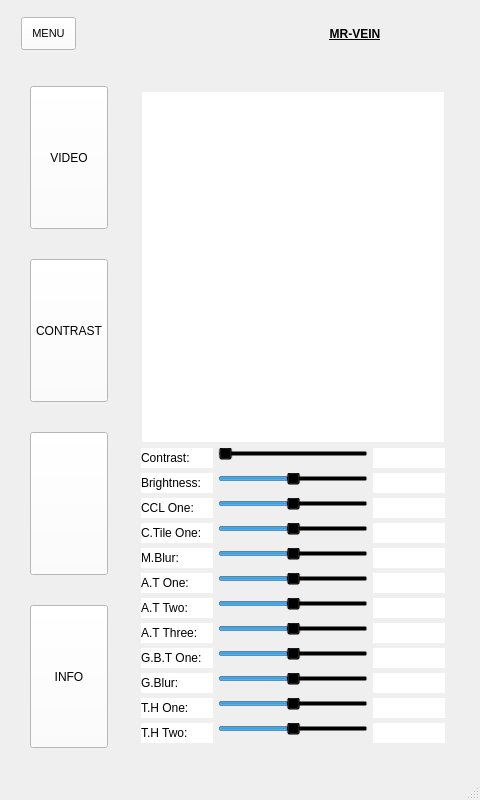
<?xml version="1.0" encoding="UTF-8"?>
<ui version="4.0">
 <class>MainWindow</class>
 <widget class="QMainWindow" name="MainWindow">
  <property name="geometry">
   <rect>
    <x>0</x>
    <y>0</y>
    <width>480</width>
    <height>800</height>
   </rect>
  </property>
  <property name="sizePolicy">
   <sizepolicy hsizetype="Fixed" vsizetype="Preferred">
    <horstretch>0</horstretch>
    <verstretch>0</verstretch>
   </sizepolicy>
  </property>
  <property name="maximumSize">
   <size>
    <width>480</width>
    <height>800</height>
   </size>
  </property>
  <property name="windowTitle">
   <string>PROTOTYPE</string>
  </property>
  <property name="windowIcon">
   <iconset resource="icons.qrc">
    <normaloff>:/icons/icons/more-horizontal.svg</normaloff>:/icons/icons/more-horizontal.svg</iconset>
  </property>
  <widget class="QWidget" name="centralwidget">
   <property name="styleSheet">
    <string notr="true">*{
   background-color:transparent;
}

#centralwidget{
   background-color:transparent;
}

QPushButton{
   padding: 10px;
   background-color:white;
}

QToolButton{
   padding:10px;
   background-color:white;
}

QPushButton:hover {
background-color:rgb(215,214,213);
}

QToolButton:hover {
background-color:rgb(215,214,213);
}

</string>
   </property>
   <layout class="QVBoxLayout" name="verticalLayout">
    <item>
     <widget class="QFrame" name="header">
      <property name="minimumSize">
       <size>
        <width>0</width>
        <height>50</height>
       </size>
      </property>
      <property name="maximumSize">
       <size>
        <width>16777215</width>
        <height>50</height>
       </size>
      </property>
      <property name="frameShape">
       <enum>QFrame::StyledPanel</enum>
      </property>
      <property name="frameShadow">
       <enum>QFrame::Raised</enum>
      </property>
      <layout class="QHBoxLayout" name="horizontalLayout_2">
       <property name="spacing">
        <number>0</number>
       </property>
       <property name="leftMargin">
        <number>0</number>
       </property>
       <property name="topMargin">
        <number>0</number>
       </property>
       <property name="rightMargin">
        <number>0</number>
       </property>
       <property name="bottomMargin">
        <number>0</number>
       </property>
       <item alignment="Qt::AlignLeft">
        <widget class="QFrame" name="button_frame">
         <property name="font">
          <font>
           <pointsize>8</pointsize>
          </font>
         </property>
         <property name="frameShape">
          <enum>QFrame::StyledPanel</enum>
         </property>
         <property name="frameShadow">
          <enum>QFrame::Raised</enum>
         </property>
         <layout class="QHBoxLayout" name="horizontalLayout_3">
          <property name="spacing">
           <number>50</number>
          </property>
          <property name="leftMargin">
           <number>10</number>
          </property>
          <property name="topMargin">
           <number>5</number>
          </property>
          <property name="rightMargin">
           <number>10</number>
          </property>
          <property name="bottomMargin">
           <number>5</number>
          </property>
          <item>
           <widget class="QPushButton" name="menu_button">
            <property name="sizePolicy">
             <sizepolicy hsizetype="Preferred" vsizetype="Preferred">
              <horstretch>0</horstretch>
              <verstretch>0</verstretch>
             </sizepolicy>
            </property>
            <property name="minimumSize">
             <size>
              <width>0</width>
              <height>33</height>
             </size>
            </property>
            <property name="maximumSize">
             <size>
              <width>16777215</width>
              <height>33</height>
             </size>
            </property>
            <property name="font">
             <font>
              <pointsize>8</pointsize>
             </font>
            </property>
            <property name="text">
             <string>MENU</string>
            </property>
            <property name="icon">
             <iconset resource="icons.qrc">
              <normaloff>:/icons/icons/menu.svg</normaloff>:/icons/icons/menu.svg</iconset>
            </property>
           </widget>
          </item>
         </layout>
        </widget>
       </item>
       <item>
        <widget class="QFrame" name="logo_frame">
         <property name="frameShape">
          <enum>QFrame::StyledPanel</enum>
         </property>
         <property name="frameShadow">
          <enum>QFrame::Raised</enum>
         </property>
         <layout class="QHBoxLayout" name="horizontalLayout_4">
          <property name="spacing">
           <number>0</number>
          </property>
          <property name="leftMargin">
           <number>0</number>
          </property>
          <property name="topMargin">
           <number>0</number>
          </property>
          <property name="rightMargin">
           <number>0</number>
          </property>
          <property name="bottomMargin">
           <number>0</number>
          </property>
          <item>
           <widget class="QLabel" name="product_name">
            <property name="font">
             <font>
              <pointsize>9</pointsize>
              <weight>75</weight>
              <bold>true</bold>
              <underline>true</underline>
             </font>
            </property>
            <property name="text">
             <string>MR-VEIN</string>
            </property>
            <property name="alignment">
             <set>Qt::AlignCenter</set>
            </property>
           </widget>
          </item>
         </layout>
        </widget>
       </item>
      </layout>
     </widget>
    </item>
    <item>
     <widget class="QFrame" name="body">
      <property name="sizePolicy">
       <sizepolicy hsizetype="Preferred" vsizetype="Expanding">
        <horstretch>0</horstretch>
        <verstretch>0</verstretch>
       </sizepolicy>
      </property>
      <property name="frameShape">
       <enum>QFrame::StyledPanel</enum>
      </property>
      <property name="frameShadow">
       <enum>QFrame::Raised</enum>
      </property>
      <layout class="QHBoxLayout" name="horizontalLayout">
       <item>
        <widget class="QFrame" name="side_menu">
         <layout class="QVBoxLayout" name="verticalLayout_2">
          <property name="spacing">
           <number>0</number>
          </property>
          <property name="leftMargin">
           <number>0</number>
          </property>
          <property name="topMargin">
           <number>0</number>
          </property>
          <property name="rightMargin">
           <number>0</number>
          </property>
          <property name="bottomMargin">
           <number>0</number>
          </property>
          <item>
           <widget class="QFrame" name="menu_container">
            <property name="sizePolicy">
             <sizepolicy hsizetype="Preferred" vsizetype="Expanding">
              <horstretch>0</horstretch>
              <verstretch>0</verstretch>
             </sizepolicy>
            </property>
            <property name="minimumSize">
             <size>
              <width>100</width>
              <height>0</height>
             </size>
            </property>
            <property name="maximumSize">
             <size>
              <width>100</width>
              <height>16777215</height>
             </size>
            </property>
            <property name="frameShape">
             <enum>QFrame::StyledPanel</enum>
            </property>
            <property name="frameShadow">
             <enum>QFrame::Raised</enum>
            </property>
            <layout class="QVBoxLayout" name="verticalLayout_3">
             <property name="spacing">
              <number>30</number>
             </property>
             <property name="leftMargin">
              <number>10</number>
             </property>
             <property name="topMargin">
              <number>10</number>
             </property>
             <property name="rightMargin">
              <number>10</number>
             </property>
             <property name="bottomMargin">
              <number>10</number>
             </property>
             <item>
              <widget class="QToolButton" name="video_button">
               <property name="sizePolicy">
                <sizepolicy hsizetype="Preferred" vsizetype="Preferred">
                 <horstretch>0</horstretch>
                 <verstretch>0</verstretch>
                </sizepolicy>
               </property>
               <property name="text">
                <string>VIDEO</string>
               </property>
               <property name="icon">
                <iconset resource="icons.qrc">
                 <normaloff>:/icons/icons/video.svg</normaloff>:/icons/icons/video.svg</iconset>
               </property>
              </widget>
             </item>
             <item>
              <widget class="QToolButton" name="setting_button">
               <property name="sizePolicy">
                <sizepolicy hsizetype="Preferred" vsizetype="Preferred">
                 <horstretch>0</horstretch>
                 <verstretch>0</verstretch>
                </sizepolicy>
               </property>
               <property name="text">
                <string>CONTRAST</string>
               </property>
               <property name="icon">
                <iconset resource="icons.qrc">
                 <normaloff>:/icons/icons/settings.svg</normaloff>:/icons/icons/settings.svg</iconset>
               </property>
              </widget>
             </item>
             <item>
              <widget class="QToolButton" name="image_button">
               <property name="sizePolicy">
                <sizepolicy hsizetype="Preferred" vsizetype="Preferred">
                 <horstretch>0</horstretch>
                 <verstretch>0</verstretch>
                </sizepolicy>
               </property>
               <property name="text">
                <string/>
               </property>
               <property name="icon">
                <iconset resource="icons.qrc">
                 <normaloff>:/icons/icons/image.svg</normaloff>:/icons/icons/image.svg</iconset>
               </property>
              </widget>
             </item>
             <item>
              <widget class="QToolButton" name="info_button">
               <property name="sizePolicy">
                <sizepolicy hsizetype="Preferred" vsizetype="Preferred">
                 <horstretch>0</horstretch>
                 <verstretch>0</verstretch>
                </sizepolicy>
               </property>
               <property name="text">
                <string>INFO</string>
               </property>
               <property name="icon">
                <iconset resource="icons.qrc">
                 <normaloff>:/icons/icons/info.svg</normaloff>:/icons/icons/info.svg</iconset>
               </property>
              </widget>
             </item>
            </layout>
           </widget>
          </item>
         </layout>
        </widget>
       </item>
       <item>
        <widget class="QFrame" name="video_frame">
         <property name="sizePolicy">
          <sizepolicy hsizetype="Expanding" vsizetype="Preferred">
           <horstretch>0</horstretch>
           <verstretch>0</verstretch>
          </sizepolicy>
         </property>
         <property name="frameShape">
          <enum>QFrame::StyledPanel</enum>
         </property>
         <property name="frameShadow">
          <enum>QFrame::Raised</enum>
         </property>
         <layout class="QHBoxLayout" name="horizontalLayout_5">
          <property name="spacing">
           <number>0</number>
          </property>
          <property name="leftMargin">
           <number>0</number>
          </property>
          <property name="topMargin">
           <number>0</number>
          </property>
          <property name="rightMargin">
           <number>0</number>
          </property>
          <property name="bottomMargin">
           <number>0</number>
          </property>
          <item>
           <widget class="QStackedWidget" name="stackedWidget">
            <property name="sizePolicy">
             <sizepolicy hsizetype="Expanding" vsizetype="Expanding">
              <horstretch>0</horstretch>
              <verstretch>0</verstretch>
             </sizepolicy>
            </property>
            <property name="styleSheet">
             <string notr="true"/>
            </property>
            <property name="currentIndex">
             <number>1</number>
            </property>
            <widget class="QWidget" name="video_page">
             <property name="sizePolicy">
              <sizepolicy hsizetype="Expanding" vsizetype="Preferred">
               <horstretch>0</horstretch>
               <verstretch>0</verstretch>
              </sizepolicy>
             </property>
             <property name="styleSheet">
              <string notr="true">background-color: transparent;</string>
             </property>
             <layout class="QHBoxLayout" name="horizontalLayout_6">
              <item>
               <widget class="QFrame" name="feed_frame">
                <property name="frameShape">
                 <enum>QFrame::StyledPanel</enum>
                </property>
                <property name="frameShadow">
                 <enum>QFrame::Raised</enum>
                </property>
                <layout class="QVBoxLayout" name="verticalLayout_4">
                 <property name="spacing">
                  <number>10</number>
                 </property>
                 <property name="leftMargin">
                  <number>0</number>
                 </property>
                 <property name="topMargin">
                  <number>0</number>
                 </property>
                 <property name="rightMargin">
                  <number>0</number>
                 </property>
                 <property name="bottomMargin">
                  <number>0</number>
                 </property>
                 <item>
                  <widget class="QLabel" name="video_label">
                   <property name="styleSheet">
                    <string notr="true">background-color: white;</string>
                   </property>
                   <property name="text">
                    <string/>
                   </property>
                  </widget>
                 </item>
                 <item>
                  <widget class="QPushButton" name="camera_button">
                   <property name="styleSheet">
                    <string notr="true">
QPushButton#camera_button{
   padding: 10px;
   background-color:white;
}

QPushButton:hover#camera_button {
background-color:rgb(215,214,213);
}</string>
                   </property>
                   <property name="text">
                    <string/>
                   </property>
                   <property name="icon">
                    <iconset resource="icons.qrc">
                     <normaloff>:/icons/icons/camera.svg</normaloff>:/icons/icons/camera.svg</iconset>
                   </property>
                  </widget>
                 </item>
                </layout>
               </widget>
              </item>
             </layout>
            </widget>
            <widget class="QWidget" name="setting_page">
             <property name="styleSheet">
              <string notr="true">background-color: transparent;</string>
             </property>
             <layout class="QHBoxLayout" name="horizontalLayout_9">
              <item>
               <widget class="QFrame" name="frame">
                <property name="sizePolicy">
                 <sizepolicy hsizetype="Expanding" vsizetype="Preferred">
                  <horstretch>0</horstretch>
                  <verstretch>0</verstretch>
                 </sizepolicy>
                </property>
                <property name="frameShape">
                 <enum>QFrame::StyledPanel</enum>
                </property>
                <property name="frameShadow">
                 <enum>QFrame::Raised</enum>
                </property>
                <layout class="QGridLayout" name="gridLayout">
                 <property name="leftMargin">
                  <number>5</number>
                 </property>
                 <property name="topMargin">
                  <number>5</number>
                 </property>
                 <property name="rightMargin">
                  <number>5</number>
                 </property>
                 <property name="bottomMargin">
                  <number>5</number>
                 </property>
                 <property name="spacing">
                  <number>5</number>
                 </property>
                 <item row="11" column="3">
                  <widget class="QLabel" name="GBT_one_display">
                   <property name="styleSheet">
                    <string notr="true">background-color: rgb(255, 255, 255);</string>
                   </property>
                   <property name="text">
                    <string/>
                   </property>
                  </widget>
                 </item>
                 <item row="12" column="0">
                  <widget class="QLabel" name="GBlur_para">
                   <property name="styleSheet">
                    <string notr="true">background-color: rgb(255, 255, 255);</string>
                   </property>
                   <property name="text">
                    <string>G.Blur:</string>
                   </property>
                  </widget>
                 </item>
                 <item row="3" column="1" colspan="2">
                  <widget class="QSlider" name="CCL_slider">
                   <property name="minimum">
                    <number>-100</number>
                   </property>
                   <property name="maximum">
                    <number>100</number>
                   </property>
                   <property name="pageStep">
                    <number>1</number>
                   </property>
                   <property name="value">
                    <number>1</number>
                   </property>
                   <property name="orientation">
                    <enum>Qt::Horizontal</enum>
                   </property>
                   <property name="tickPosition">
                    <enum>QSlider::TicksBelow</enum>
                   </property>
                   <property name="tickInterval">
                    <number>5</number>
                   </property>
                  </widget>
                 </item>
                 <item row="12" column="3">
                  <widget class="QLabel" name="G_blur_display">
                   <property name="styleSheet">
                    <string notr="true">background-color: rgb(255, 255, 255);</string>
                   </property>
                   <property name="text">
                    <string/>
                   </property>
                  </widget>
                 </item>
                 <item row="8" column="3">
                  <widget class="QLabel" name="AT_three_display">
                   <property name="styleSheet">
                    <string notr="true">background-color: rgb(255, 255, 255);</string>
                   </property>
                   <property name="text">
                    <string/>
                   </property>
                  </widget>
                 </item>
                 <item row="0" column="0" colspan="4">
                  <widget class="QFrame" name="video_settings_frame">
                   <property name="frameShape">
                    <enum>QFrame::StyledPanel</enum>
                   </property>
                   <property name="frameShadow">
                    <enum>QFrame::Raised</enum>
                   </property>
                   <layout class="QHBoxLayout" name="horizontalLayout_10">
                    <property name="spacing">
                     <number>0</number>
                    </property>
                    <property name="leftMargin">
                     <number>0</number>
                    </property>
                    <property name="topMargin">
                     <number>0</number>
                    </property>
                    <property name="rightMargin">
                     <number>0</number>
                    </property>
                    <property name="bottomMargin">
                     <number>0</number>
                    </property>
                    <item>
                     <widget class="QLabel" name="vid_setting_label">
                      <property name="styleSheet">
                       <string notr="true">background-color: rgb(255, 255, 255);</string>
                      </property>
                      <property name="text">
                       <string/>
                      </property>
                     </widget>
                    </item>
                   </layout>
                  </widget>
                 </item>
                 <item row="8" column="0">
                  <widget class="QLabel" name="AT_three_para">
                   <property name="styleSheet">
                    <string notr="true">background-color: rgb(255, 255, 255);</string>
                   </property>
                   <property name="text">
                    <string>A.T Three:</string>
                   </property>
                  </widget>
                 </item>
                 <item row="1" column="0">
                  <widget class="QLabel" name="contrast_para">
                   <property name="styleSheet">
                    <string notr="true">background-color: rgb(255, 255, 255);</string>
                   </property>
                   <property name="text">
                    <string>Contrast:</string>
                   </property>
                  </widget>
                 </item>
                 <item row="1" column="3">
                  <widget class="QLabel" name="contrast_display">
                   <property name="styleSheet">
                    <string notr="true">background-color: white;</string>
                   </property>
                   <property name="text">
                    <string/>
                   </property>
                  </widget>
                 </item>
                 <item row="2" column="3">
                  <widget class="QLabel" name="brightness_display">
                   <property name="styleSheet">
                    <string notr="true">background-color: white;</string>
                   </property>
                   <property name="text">
                    <string/>
                   </property>
                  </widget>
                 </item>
                 <item row="3" column="0">
                  <widget class="QLabel" name="CCLone_para">
                   <property name="styleSheet">
                    <string notr="true">background-color: white;</string>
                   </property>
                   <property name="text">
                    <string>CCL One:</string>
                   </property>
                  </widget>
                 </item>
                 <item row="3" column="3">
                  <widget class="QLabel" name="CCL_display">
                   <property name="styleSheet">
                    <string notr="true">background-color: white;</string>
                   </property>
                   <property name="text">
                    <string/>
                   </property>
                  </widget>
                 </item>
                 <item row="4" column="0">
                  <widget class="QLabel" name="CTile_para">
                   <property name="styleSheet">
                    <string notr="true">background-color: white;</string>
                   </property>
                   <property name="text">
                    <string>C.Tile One:</string>
                   </property>
                  </widget>
                 </item>
                 <item row="1" column="1" colspan="2">
                  <widget class="QSlider" name="contrast_slider">
                   <property name="minimum">
                    <number>1</number>
                   </property>
                   <property name="maximum">
                    <number>30</number>
                   </property>
                   <property name="singleStep">
                    <number>1</number>
                   </property>
                   <property name="pageStep">
                    <number>1</number>
                   </property>
                   <property name="tracking">
                    <bool>true</bool>
                   </property>
                   <property name="orientation">
                    <enum>Qt::Horizontal</enum>
                   </property>
                   <property name="tickPosition">
                    <enum>QSlider::TicksBelow</enum>
                   </property>
                   <property name="tickInterval">
                    <number>1</number>
                   </property>
                  </widget>
                 </item>
                 <item row="2" column="0">
                  <widget class="QLabel" name="brightness_para">
                   <property name="styleSheet">
                    <string notr="true">background-color: white;</string>
                   </property>
                   <property name="text">
                    <string>Brightness:</string>
                   </property>
                  </widget>
                 </item>
                 <item row="6" column="0">
                  <widget class="QLabel" name="AT_para">
                   <property name="styleSheet">
                    <string notr="true">background-color: rgb(255, 255, 255);</string>
                   </property>
                   <property name="text">
                    <string>A.T One:</string>
                   </property>
                  </widget>
                 </item>
                 <item row="4" column="3">
                  <widget class="QLabel" name="C_Tile_display">
                   <property name="styleSheet">
                    <string notr="true">background-color: white;</string>
                   </property>
                   <property name="text">
                    <string/>
                   </property>
                  </widget>
                 </item>
                 <item row="5" column="0">
                  <widget class="QLabel" name="MBlur_para">
                   <property name="styleSheet">
                    <string notr="true">background-color: rgb(255, 255, 255);</string>
                   </property>
                   <property name="text">
                    <string>M.Blur:</string>
                   </property>
                  </widget>
                 </item>
                 <item row="5" column="3">
                  <widget class="QLabel" name="median_blur_display">
                   <property name="styleSheet">
                    <string notr="true">background-color: rgb(255, 255, 255);</string>
                   </property>
                   <property name="text">
                    <string/>
                   </property>
                  </widget>
                 </item>
                 <item row="6" column="3">
                  <widget class="QLabel" name="AT_one_display">
                   <property name="styleSheet">
                    <string notr="true">background-color: rgb(255, 255, 255);</string>
                   </property>
                   <property name="text">
                    <string/>
                   </property>
                  </widget>
                 </item>
                 <item row="7" column="0">
                  <widget class="QLabel" name="AT_two_para">
                   <property name="styleSheet">
                    <string notr="true">background-color: rgb(255, 255, 255);</string>
                   </property>
                   <property name="text">
                    <string>A.T Two:</string>
                   </property>
                  </widget>
                 </item>
                 <item row="7" column="3">
                  <widget class="QLabel" name="AT_two_display">
                   <property name="styleSheet">
                    <string notr="true">background-color: rgb(255, 255, 255);</string>
                   </property>
                   <property name="text">
                    <string/>
                   </property>
                  </widget>
                 </item>
                 <item row="11" column="0">
                  <widget class="QLabel" name="GBT_para">
                   <property name="styleSheet">
                    <string notr="true">background-color: rgb(255, 255, 255);</string>
                   </property>
                   <property name="text">
                    <string>G.B.T One:</string>
                   </property>
                  </widget>
                 </item>
                 <item row="15" column="3">
                  <widget class="QLabel" name="Thres_one_display">
                   <property name="styleSheet">
                    <string notr="true">background-color: rgb(255, 255, 255);</string>
                   </property>
                   <property name="text">
                    <string/>
                   </property>
                  </widget>
                 </item>
                 <item row="16" column="3">
                  <widget class="QLabel" name="Thres_two_display">
                   <property name="styleSheet">
                    <string notr="true">background-color: white;</string>
                   </property>
                   <property name="text">
                    <string/>
                   </property>
                  </widget>
                 </item>
                 <item row="2" column="1" colspan="2">
                  <widget class="QSlider" name="brightness_slider">
                   <property name="minimum">
                    <number>-255</number>
                   </property>
                   <property name="maximum">
                    <number>255</number>
                   </property>
                   <property name="pageStep">
                    <number>1</number>
                   </property>
                   <property name="orientation">
                    <enum>Qt::Horizontal</enum>
                   </property>
                   <property name="tickPosition">
                    <enum>QSlider::TicksBelow</enum>
                   </property>
                   <property name="tickInterval">
                    <number>10</number>
                   </property>
                  </widget>
                 </item>
                 <item row="4" column="1" colspan="2">
                  <widget class="QSlider" name="C_tile_slider">
                   <property name="minimum">
                    <number>-100</number>
                   </property>
                   <property name="maximum">
                    <number>100</number>
                   </property>
                   <property name="pageStep">
                    <number>1</number>
                   </property>
                   <property name="value">
                    <number>1</number>
                   </property>
                   <property name="orientation">
                    <enum>Qt::Horizontal</enum>
                   </property>
                   <property name="tickPosition">
                    <enum>QSlider::TicksBelow</enum>
                   </property>
                   <property name="tickInterval">
                    <number>5</number>
                   </property>
                  </widget>
                 </item>
                 <item row="5" column="1" colspan="2">
                  <widget class="QSlider" name="M_blur_slider">
                   <property name="minimum">
                    <number>-100</number>
                   </property>
                   <property name="maximum">
                    <number>100</number>
                   </property>
                   <property name="pageStep">
                    <number>1</number>
                   </property>
                   <property name="value">
                    <number>1</number>
                   </property>
                   <property name="orientation">
                    <enum>Qt::Horizontal</enum>
                   </property>
                   <property name="tickPosition">
                    <enum>QSlider::TicksBelow</enum>
                   </property>
                   <property name="tickInterval">
                    <number>5</number>
                   </property>
                  </widget>
                 </item>
                 <item row="6" column="1" colspan="2">
                  <widget class="QSlider" name="AT_one_slider">
                   <property name="minimum">
                    <number>-255</number>
                   </property>
                   <property name="maximum">
                    <number>255</number>
                   </property>
                   <property name="pageStep">
                    <number>1</number>
                   </property>
                   <property name="value">
                    <number>1</number>
                   </property>
                   <property name="orientation">
                    <enum>Qt::Horizontal</enum>
                   </property>
                   <property name="tickPosition">
                    <enum>QSlider::TicksBelow</enum>
                   </property>
                   <property name="tickInterval">
                    <number>10</number>
                   </property>
                  </widget>
                 </item>
                 <item row="7" column="1" colspan="2">
                  <widget class="QSlider" name="AT_two_slider">
                   <property name="minimum">
                    <number>-100</number>
                   </property>
                   <property name="maximum">
                    <number>100</number>
                   </property>
                   <property name="pageStep">
                    <number>1</number>
                   </property>
                   <property name="value">
                    <number>1</number>
                   </property>
                   <property name="orientation">
                    <enum>Qt::Horizontal</enum>
                   </property>
                   <property name="tickPosition">
                    <enum>QSlider::TicksBelow</enum>
                   </property>
                   <property name="tickInterval">
                    <number>5</number>
                   </property>
                  </widget>
                 </item>
                 <item row="8" column="1" colspan="2">
                  <widget class="QSlider" name="AT_three_slider">
                   <property name="minimum">
                    <number>-255</number>
                   </property>
                   <property name="maximum">
                    <number>255</number>
                   </property>
                   <property name="pageStep">
                    <number>1</number>
                   </property>
                   <property name="value">
                    <number>1</number>
                   </property>
                   <property name="orientation">
                    <enum>Qt::Horizontal</enum>
                   </property>
                   <property name="tickPosition">
                    <enum>QSlider::TicksBelow</enum>
                   </property>
                   <property name="tickInterval">
                    <number>10</number>
                   </property>
                  </widget>
                 </item>
                 <item row="11" column="1" colspan="2">
                  <widget class="QSlider" name="GBT_slider">
                   <property name="minimum">
                    <number>-100</number>
                   </property>
                   <property name="maximum">
                    <number>100</number>
                   </property>
                   <property name="pageStep">
                    <number>1</number>
                   </property>
                   <property name="value">
                    <number>1</number>
                   </property>
                   <property name="orientation">
                    <enum>Qt::Horizontal</enum>
                   </property>
                   <property name="tickPosition">
                    <enum>QSlider::TicksBelow</enum>
                   </property>
                   <property name="tickInterval">
                    <number>5</number>
                   </property>
                  </widget>
                 </item>
                 <item row="12" column="1" colspan="2">
                  <widget class="QSlider" name="GBlur_slider">
                   <property name="minimum">
                    <number>-100</number>
                   </property>
                   <property name="maximum">
                    <number>100</number>
                   </property>
                   <property name="pageStep">
                    <number>1</number>
                   </property>
                   <property name="value">
                    <number>1</number>
                   </property>
                   <property name="orientation">
                    <enum>Qt::Horizontal</enum>
                   </property>
                   <property name="tickPosition">
                    <enum>QSlider::TicksBelow</enum>
                   </property>
                   <property name="tickInterval">
                    <number>5</number>
                   </property>
                  </widget>
                 </item>
                 <item row="15" column="0">
                  <widget class="QLabel" name="Thres_one_para">
                   <property name="styleSheet">
                    <string notr="true">background-color: rgb(255, 255, 255);</string>
                   </property>
                   <property name="text">
                    <string>T.H One:</string>
                   </property>
                  </widget>
                 </item>
                 <item row="16" column="0">
                  <widget class="QLabel" name="Thres_two_para">
                   <property name="styleSheet">
                    <string notr="true">background-color: white;</string>
                   </property>
                   <property name="text">
                    <string>T.H Two:</string>
                   </property>
                  </widget>
                 </item>
                 <item row="15" column="1" colspan="2">
                  <widget class="QSlider" name="Thres_one_slider">
                   <property name="minimum">
                    <number>-100</number>
                   </property>
                   <property name="maximum">
                    <number>100</number>
                   </property>
                   <property name="pageStep">
                    <number>1</number>
                   </property>
                   <property name="value">
                    <number>1</number>
                   </property>
                   <property name="orientation">
                    <enum>Qt::Horizontal</enum>
                   </property>
                   <property name="tickPosition">
                    <enum>QSlider::TicksBelow</enum>
                   </property>
                   <property name="tickInterval">
                    <number>5</number>
                   </property>
                  </widget>
                 </item>
                 <item row="16" column="1" colspan="2">
                  <widget class="QSlider" name="Thres_two_slider">
                   <property name="minimum">
                    <number>-255</number>
                   </property>
                   <property name="maximum">
                    <number>255</number>
                   </property>
                   <property name="pageStep">
                    <number>1</number>
                   </property>
                   <property name="value">
                    <number>1</number>
                   </property>
                   <property name="orientation">
                    <enum>Qt::Horizontal</enum>
                   </property>
                   <property name="tickPosition">
                    <enum>QSlider::TicksBelow</enum>
                   </property>
                   <property name="tickInterval">
                    <number>10</number>
                   </property>
                  </widget>
                 </item>
                </layout>
               </widget>
              </item>
             </layout>
            </widget>
            <widget class="QWidget" name="image_page">
             <property name="styleSheet">
              <string notr="true">background-color: transparent;</string>
             </property>
             <layout class="QHBoxLayout" name="horizontalLayout_7">
              <item>
               <widget class="QFrame" name="image_frame">
                <property name="frameShape">
                 <enum>QFrame::StyledPanel</enum>
                </property>
                <property name="frameShadow">
                 <enum>QFrame::Raised</enum>
                </property>
                <layout class="QVBoxLayout" name="verticalLayout_5">
                 <property name="spacing">
                  <number>10</number>
                 </property>
                 <property name="leftMargin">
                  <number>0</number>
                 </property>
                 <property name="topMargin">
                  <number>0</number>
                 </property>
                 <property name="rightMargin">
                  <number>0</number>
                 </property>
                 <property name="bottomMargin">
                  <number>0</number>
                 </property>
                 <item>
                  <widget class="QLabel" name="image_label">
                   <property name="styleSheet">
                    <string notr="true">background-color: white;</string>
                   </property>
                   <property name="text">
                    <string/>
                   </property>
                  </widget>
                 </item>
                 <item>
                  <widget class="QPushButton" name="save_button">
                   <property name="styleSheet">
                    <string notr="true">QPushButton#save_button{
   padding: 10px;
   background-color:white;
}

QPushButton:hover#save_button {
background-color:rgb(215,214,213);
}</string>
                   </property>
                   <property name="text">
                    <string/>
                   </property>
                   <property name="icon">
                    <iconset resource="icons.qrc">
                     <normaloff>:/icons/icons/save.svg</normaloff>:/icons/icons/save.svg</iconset>
                   </property>
                  </widget>
                 </item>
                </layout>
               </widget>
              </item>
             </layout>
            </widget>
            <widget class="QWidget" name="info_page">
             <property name="styleSheet">
              <string notr="true">background-color: transparent;</string>
             </property>
             <layout class="QHBoxLayout" name="horizontalLayout_8">
              <item>
               <widget class="QLabel" name="info_label">
                <property name="text">
                 <string/>
                </property>
               </widget>
              </item>
             </layout>
            </widget>
           </widget>
          </item>
         </layout>
        </widget>
       </item>
      </layout>
     </widget>
    </item>
   </layout>
  </widget>
  <widget class="QStatusBar" name="statusBar"/>
 </widget>
 <resources>
  <include location="icons.qrc"/>
 </resources>
 <connections/>
</ui>
